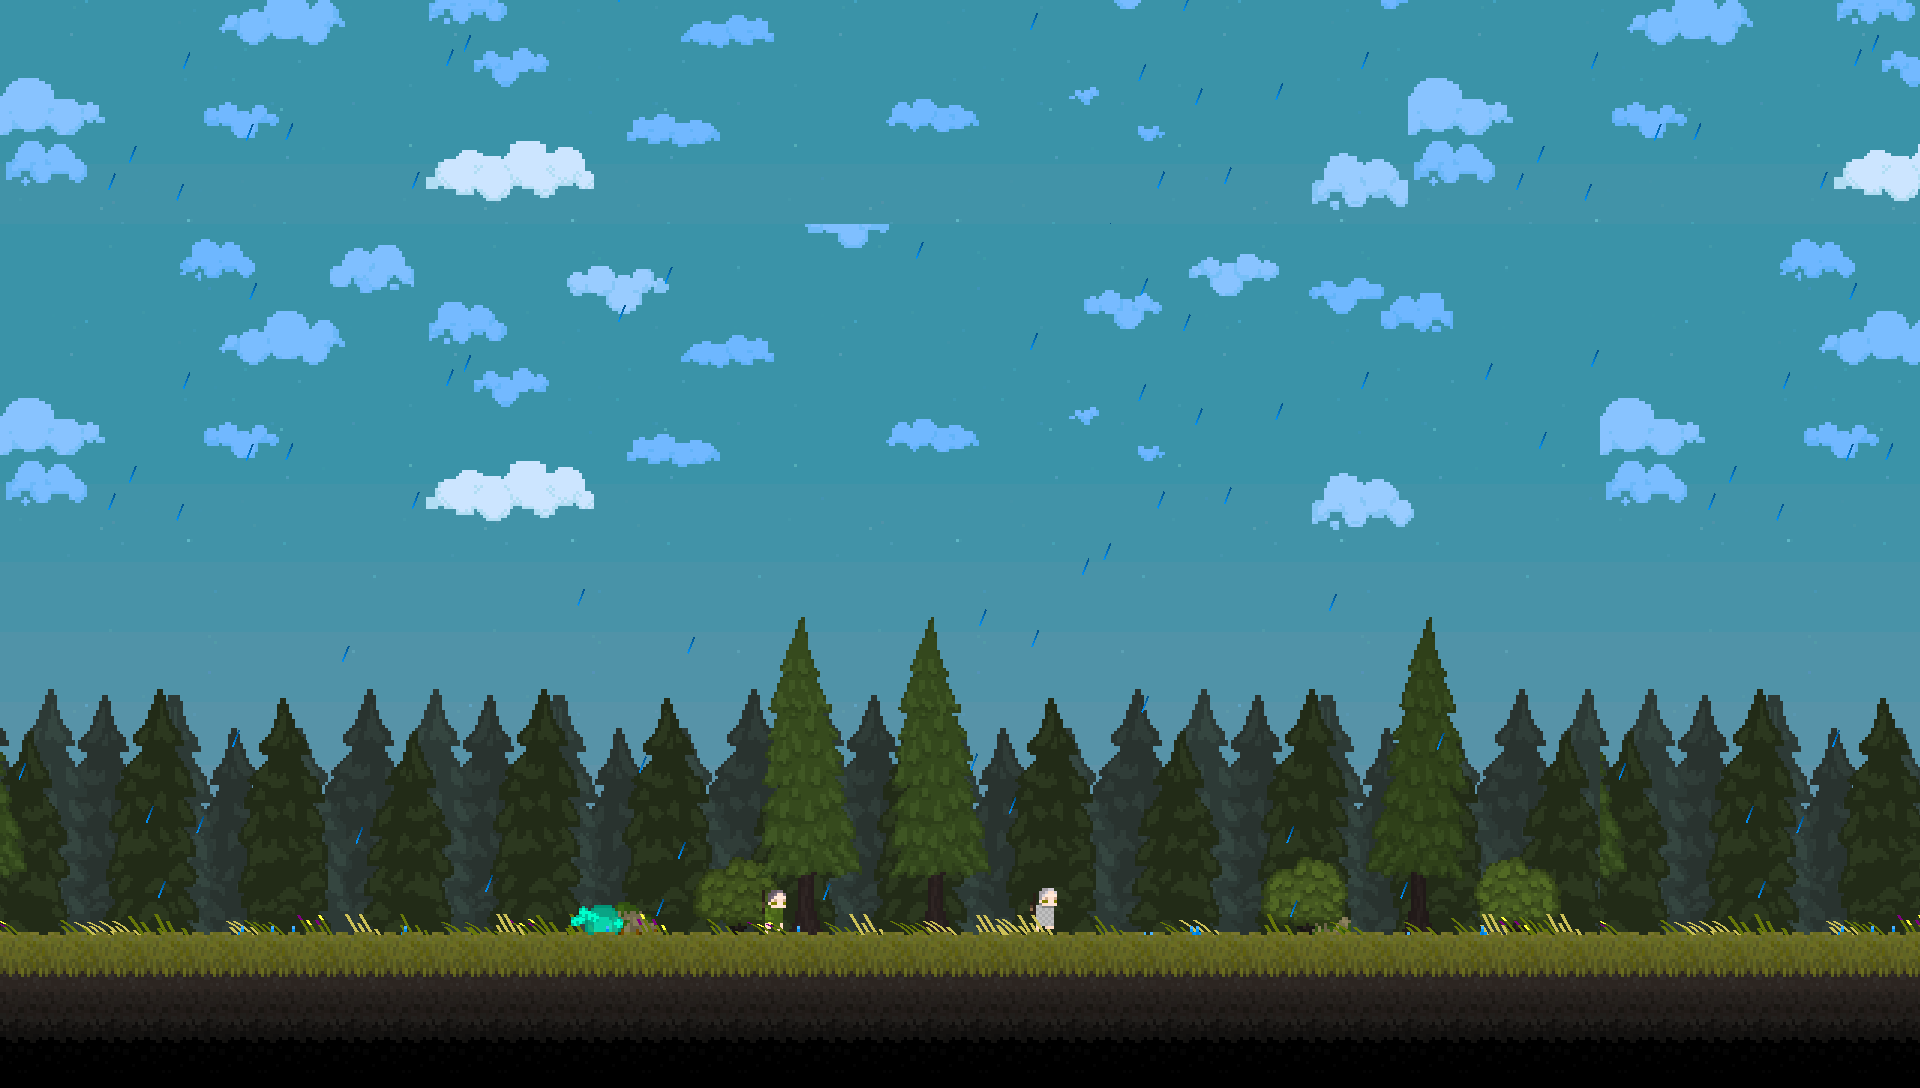

Rendered tile map (Tiled .tmx) drawn with the repository's tilesets; below, a short description and the map source with its tile grids summarised:
An orthogonal 60x34 tile map with 32x32 px tiles, 1 tile layer (Слой тайлов 1).

<map version="1.2" tiledversion="1.3.4" orientation="orthogonal" renderorder="right-down" width="60" height="34" tilewidth="32" tileheight="32" infinite="0" nextlayerid="2" nextobjectid="1">
 <tileset firstgid="1" name="Background" tilewidth="32" tileheight="32" tilecount="1400" columns="50">
  <image source="../images/image2.png" width="1600" height="900" />
 </tileset>
 <layer id="1" name="Слой тайлов 1" width="60" height="34">
  <data>[2040 cells, 2040 non-empty, 1350 distinct tile ids]</data>
 </layer>
</map>